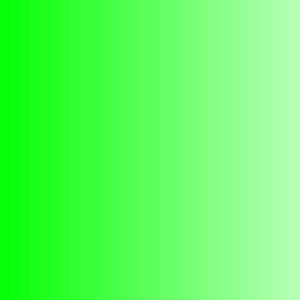

Generate this figure with Python:
import math
from random import randint
from PIL import Image, ImageDraw

def makeImage(width, height):
	im = Image.new('RGBA', (width, height), (0, 0, 0, 255)) # Create a blank image
	return im

def plotPoint(im, draw, x, y):
	final = [0, 0, 0, 0]
	base = (6, 255, 6, 255)
	col = im.getpixel((x, y))
	for i in range(len(base)):
		final[i] = base[i] + col[i]
	draw.line((x, y, x, y), tuple(final), 1)

im = makeImage(300, 300)
draw = ImageDraw.Draw(im)

for x in range(0, 300):
	for y in range(0, 300):
		print(str(x) + " : " + str(y))
		plotPoint(im, draw, x, y)
		for a in range(int(x/10)):
			plotPoint(im, draw, x, y)

im.save('additive.png')
